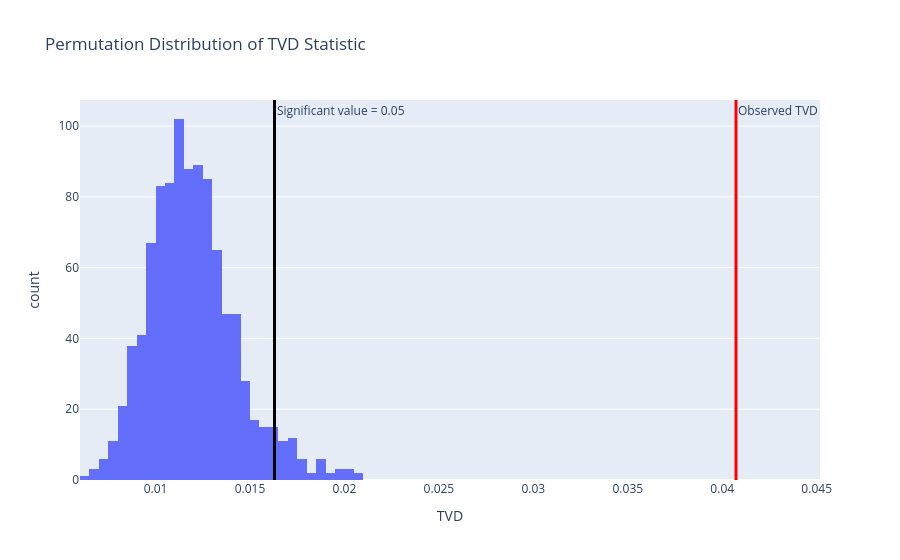

Write notebook code for a chart like this one.
### Markdown cell above
Then we set up a hypothesis test to find the missing mechanism of feature `Total_price (cents / kWh)` by using permutation test. We will set the significance level into 0.05.

**Null Hypothesis:**  The distribution of `Year` is same when `Total_price (cents / kWh)` is missing vs not missing.

**Alternate Hypothesis:** The distribution of `Year` is different when `Total_price (cents / kWh)` is missing vs not missing.

**Test Statistic:** TVD - Total Variation Distance

The following figure shows the result the permutation test:

### Code cell
missing = cleaned_df["Total_price (cents / kWh)"].isna()

obs_tvd = tvd_stat(cleaned_df, missing, "Year")

perm_stats = []

for _ in range(1000):
    shuffled = pd.Series(np.random.permutation(missing), index=missing.index)
    perm_stats.append(tvd_stat(cleaned_df, shuffled, "Year"))

fig = px.histogram(
    perm_stats,
    nbins=40,
    title="Permutation Distribution of TVD Statistic",
    labels={"value": "TVD"},
)

fig.add_vline(
    x=obs_tvd,
    line_color="red",
    line_width=3,
    annotation_text="Observed TVD",
    annotation_position="top right",
)

fig.add_vline(
    x=np.percentile(perm_stats, 95),
    line_color="black",
    line_width=3,
    annotation_text="Significant value = 0.05",
    annotation_position="top right",
)

fig.update_layout(showlegend=False)

fig.show()

# fig.write_html(
#     "/Users/wuyuming/Desktop/proj_4/proj04_page/graph/total_price_missing_perm.html"
# )
p_value = (perm_stats >= obs_tvd).mean()
print(f"p_value: {p_value}")

### Figure 1 — Plotly figure (JSON) as saved in the notebook; plotly's stock layout.template omitted (floating-point values rounded to 4 significant figures; data arrays with more than 128 entries replaced by an {"elided": "..."} marker saying what was removed)
{"data": [{"alignmentgroup": "True", "bingroup": "x", "hovertemplate": "variable=0<br>TVD=%{x}<br>count=%{y}<extra></extra>", "legendgroup": "0", "marker": {"color": "#636efa", "pattern": {"shape": ""}}, "name": "0", "nbinsx": 40, "offsetgroup": "0", "orientation": "v", "showlegend": true, "type": "histogram", "x": {"elided": "1000 float values"}, "xaxis": "x", "yaxis": "y"}], "layout": {"annotations": [{"showarrow": false, "text": "Observed TVD", "x": 0.04073, "xanchor": "left", "xref": "x", "y": 1, "yanchor": "top", "yref": "y domain"}, {"showarrow": false, "text": "Significant value = 0.05", "x": 0.0163, "xanchor": "left", "xref": "x", "y": 1, "yanchor": "top", "yref": "y domain"}], "barmode": "relative", "legend": {"title": {"text": "variable"}, "tracegroupgap": 0}, "shapes": [{"line": {"color": "red", "width": 3}, "type": "line", "x0": 0.04073, "x1": 0.04073, "xref": "x", "y0": 0, "y1": 1, "yref": "y domain"}, {"line": {"color": "black", "width": 3}, "type": "line", "x0": 0.0163, "x1": 0.0163, "xref": "x", "y0": 0, "y1": 1, "yref": "y domain"}], "showlegend": false, "title": {"text": "Permutation Distribution of TVD Statistic"}, "xaxis": {"anchor": "y", "domain": [0, 1], "title": {"text": "TVD"}}, "yaxis": {"anchor": "x", "domain": [0, 1], "title": {"text": "count"}}}}
